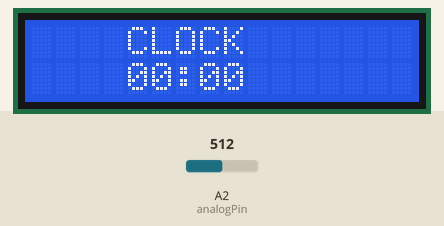
Bench run of a sketch on a simulated Arduino Uno, built with avr-gcc and run on an emulated ATmega328P. On the bench: 16×2 character LCD. The inputs (shaded band) are chosen by the test bench; at power-on: A2 (analogPin) = 512. What the sketch prints to the serial monitor is not drawn.

Above: at 1.2 s.
1.3 s: A2 (analogPin) set to 446
4.3 s: A2 (analogPin) set to 418
At 5.5 s:
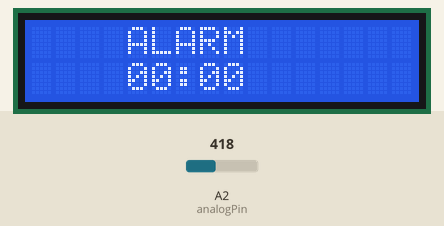
7.3 s: A2 (analogPin) set to 210
9.3 s: A2 (analogPin) set to 193
At 10.5 s:
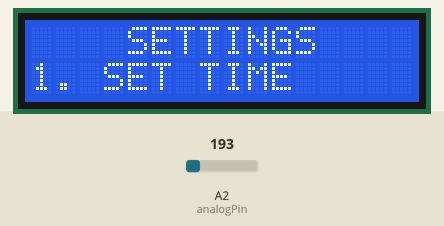
12.3 s: A2 (analogPin) set to 440
At 13.5 s:
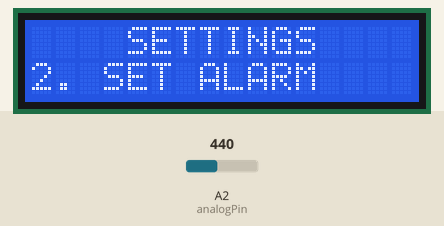
At 14.0 s:
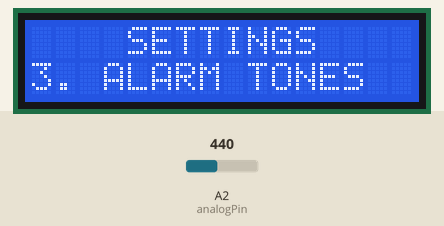
15.3 s: A2 (analogPin) set to 420
Timing chart, 0 to 17.8 s (numbered marks = the images above; inputs shaded):
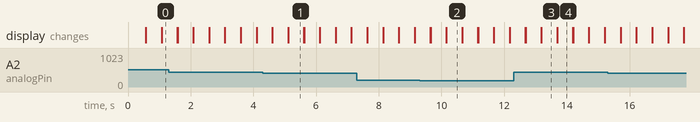

Measured:
- the behaviour switches between 430 and 429 on A2 (analogPin) (found by bisection; images 0 and 1)
- the behaviour switches between 200 and 199 on A2 (analogPin) (found by bisection; images 1 and 2)
- after the input at 4.3 s, the display: first differs from a run without the input after 0.81 s (image 1)
- after the input at 9.3 s, the display: first differs from a run without the input after 0.86 s (image 2)
- after the input at 12.3 s, the display: first differs from a run without the input after 0.89 s (image 3)
- what the display in image 1 shows lasts 0.5 s, from 5.1 s to 5.6 s

The sketch:

alarm_clock_display.ino
```cpp
//Liquid Crystal Display for Alarm Clock

//Including the Liquid Crystal Library and string library
#include <LiquidCrystal.h>

//Initializing Arduino pins for Display Inputs and Outputs
//bc -> Brightness Control pin
const int rs = 8, en = 9, d4 = 4, d5 = 5, d6 = 6, d7 = 7;

//bc can be used to handle the brightness  but a LC filter must be used to output a near dc value bc = 11


//initializing variables for clock and alarm
int clockMinutes = 0, clockHours = 0;
int alarmMinutes = 0, alarmHours = 0;
int refMinutes = 0, refHours = 0;
int alarmTone = 1;
int brightness = 5;
int a = 1;

//Creating directory/tree to identify type of display to show
int directory[3] = {0, 0, 0};

//Analog pin to identify button presses
const int analogPin = A2;
int analogVal;

//declaring buttons
int select = 0, up = 1, down = 2, deselect = 3;

//declaring function to identify the button
int buttonRead(int analogValue);

//declaring the button variable to store button value
int button;

//declaring function to output formatted string
String formatTime(int hours, int minutes);
String hourStr, minuteStr;

//Function for time calculation
int timeOut(void);

int seconds, durationSeconds, refSeconds = 0;
String Clock;

LiquidCrystal lcd(rs, en, d4, d5, d6, d7);

/*Setup area */
void setup() {
  // set the lcd number of rows and columns
  lcd.begin(16, 2);
  Serial.begin(9600);
  pinMode(analogPin,INPUT);
}

/*Loop area*/
void loop() {

  button = -1;
  //reading the analog pin value and determine the button pressed
  analogVal = analogRead(analogPin);
  button = buttonRead(analogVal);

  switch (directory[0]){

    case 0:

      switch (directory[1]){

        case 0:
          lcd.setCursor(4,0);
          lcd.print("CLOCK");
          //time in hours and minutes
          clockHours, clockMinutes = timeOut();
          Serial.println(clockHours);
          Serial.println(clockMinutes);
          Clock = formatTime(clockHours, clockMinutes);
          lcd.setCursor(4,1);
          lcd.print(Clock);
          if (button == up ) directory[0] = 1;
          else if (button == select) directory[1] = 1;
        break;

        case 1:
          lcd.setCursor(4,0);
          lcd.print("SETTINGS");
          lcd.setCursor(0,1);
          lcd.print("1. SET TIME");
          if (button == down) directory[1]=2;
          else if (button == deselect ) directory[1]=0;
        break;

        case 2:
          lcd.setCursor(4,0);
          lcd.print("SETTINGS");
          lcd.setCursor(0,1);
          lcd.print("2. SET ALARM");
          if (button == down) directory[1]=3;
          else if (button == deselect ) directory[1]=0;
          else if (button == up ) directory[1]=1;
        break;

        case 3:
          lcd.setCursor(4,0);
          lcd.print("SETTINGS");
          lcd.setCursor(0,1);
          lcd.print("3. ALARM TONES");
          if (button == down) directory[1]=4;
          else if (button == deselect ) directory[1]=0;
          else if (button == up ) directory[1]=2;
        break;

        case 4:
          lcd.setCursor(4,0);
          lcd.print("SETTINGS");
          lcd.setCursor(0,1);
          lcd.print("4. BRIGHTNESS");
          if (button == down) directory[1]=1;
          else if (button == deselect ) directory[1]=0;
          else if (button == up ) directory[1]=3;
        break;

        }
      break;

    case 1:
        lcd.setCursor(4,0);
        lcd.print("ALARM");
        //alarm time in hours and minutes);
        Clock = formatTime(alarmHours, alarmMinutes);
        lcd.setCursor(4,1);
        lcd.print(Clock);
        if (button == up ) directory[0] = 0;
      break;
    }
  delay(500);
  lcd.clear();
}

/*User defined functions*/
//function to identify button pressed
int buttonRead(int analogValue){
  if (analogValue < 200) button = select;
  else if (analogValue < 430 ) button = up;
  else if (analogValue < 620 ) button = down;
  else if (analogValue < 800 ) button = deselect;
  return button;
  }

//format hours and minutes into standard hh:mm format
String formatTime(int hours, int minutes){
  if (hours<10) {
    hourStr = String("0")+String(hours);
    }
  else {
    hourStr = String(hours);
    }
  if (minutes<10) {
    minuteStr = String("0") + String(minutes);
  }
  else{
    minuteStr = String(minutes);
    }
  return hourStr+":"+minuteStr;
  }


int timeOut(void){
  int minutes, hours;
  seconds = millis()/1000;
  durationSeconds = seconds - refSeconds;
  minutes = (durationSeconds/60);
  hours = minutes/60;
  minutes += refMinutes;
  if (minutes>=60){
    minutes = minutes%60;
    hours = (1+hours+refHours)%24;
    }
  else{
    hours = (hours+refHours)%24;
    }
  return hours,minutes;
  }
```
